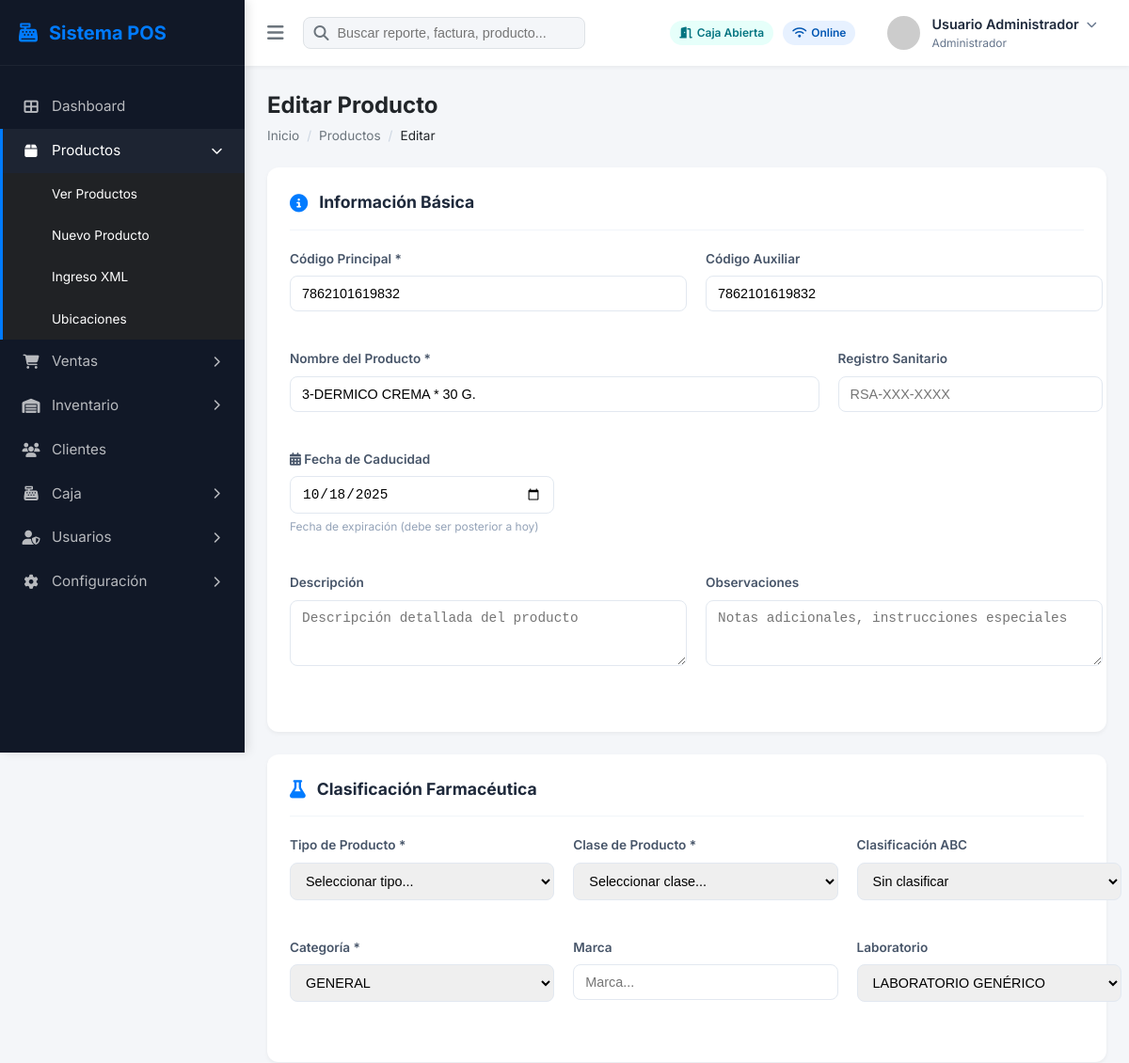
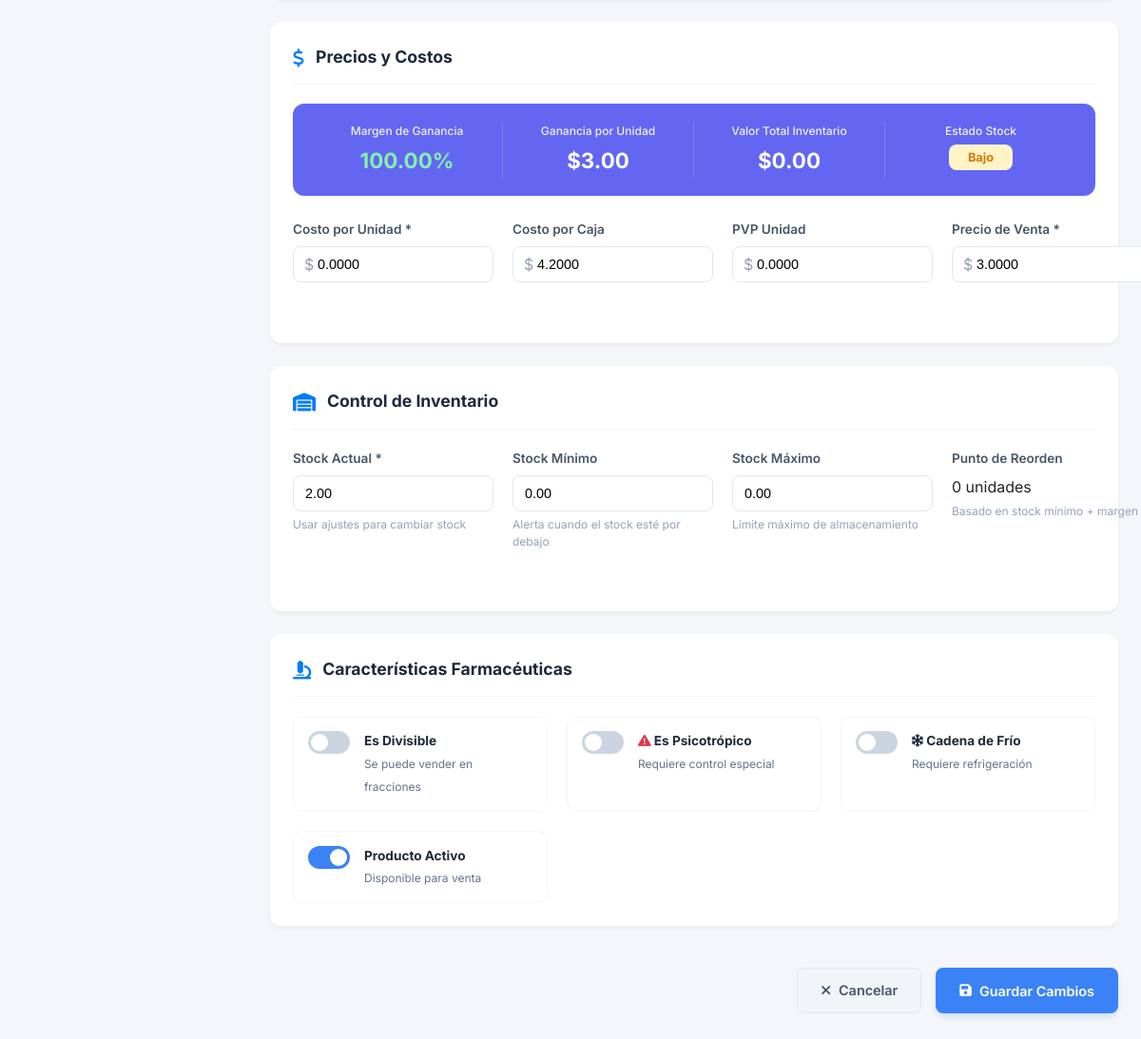
The app's page /modules/productos/nuevo.php?id=1 (signed in) with its own data (2 pictures, top to bottom).
### tables this page shows
CREATE TABLE IF NOT EXISTS `productos` (
  `id` bigint unsigned NOT NULL AUTO_INCREMENT,
  `nombre` varchar(255) NOT NULL,
  `codigoPrincipal` varchar(50) NOT NULL,
  `codigoAuxiliar` varchar(50) DEFAULT NULL,
  `descripcion` text,
  `observaciones` text,
  `registroSanitario` varchar(50) DEFAULT NULL,
  `fechaCaducidad` date DEFAULT NULL,
  `idTipoProducto` int unsigned NOT NULL DEFAULT '1',
  `idClaseProducto` int unsigned NOT NULL DEFAULT '1',
  `idCategoria` int unsigned NOT NULL DEFAULT '1',
  `idSubcategoria` int unsigned NOT NULL DEFAULT '1',
  `idSubnivel` int unsigned DEFAULT NULL,
  `idMarca` int unsigned NOT NULL DEFAULT '1',
  `idLaboratorio` int unsigned DEFAULT '1',
  `stock` decimal(12,2) NOT NULL DEFAULT '0.00',
  `stockMinimo` decimal(12,2) DEFAULT '0.00',
  `stockMaximo` decimal(12,2) DEFAULT '0.00',
  `costoUnidad` decimal(12,4) NOT NULL DEFAULT '0.0000',
  `costoCaja` decimal(12,4) NOT NULL DEFAULT '0.0000',
  `pvpUnidad` decimal(12,4) NOT NULL DEFAULT '0.0000',
  `esDivisible` tinyint(1) NOT NULL DEFAULT '0',
  `esPsicotropico` tinyint(1) NOT NULL DEFAULT '0',
  `requiereCadenaFrio` tinyint(1) NOT NULL DEFAULT '0',
  `requiereSeguimiento` tinyint(1) NOT NULL DEFAULT '0',
  `calculoABCManual` tinyint(1) NOT NULL DEFAULT '0',
  `clasificacionABC` char(1) DEFAULT NULL,
  `activo` tinyint(1) NOT NULL DEFAULT '1',
  `creadoPor` int unsigned NOT NULL,
  `creadoDate` datetime NOT NULL,
  `editadoPor` int unsigned DEFAULT NULL,
  `editadoDate` datetime DEFAULT NULL,
  `anulado` tinyint(1) NOT NULL DEFAULT '0',
  `anuladoPor` int unsigned DEFAULT NULL,
  `anuladoDate` datetime DEFAULT NULL,
  `precioVenta` decimal(12,4) NOT NULL DEFAULT '0.0000',
  PRIMARY KEY (`id`),
  UNIQUE KEY `uq_productos_codigoPrincipal` (`codigoPrincipal`),
  KEY `fk_prod_tipo` (`idTipoProducto`),
  KEY `fk_prod_clase` (`idClaseProducto`),
  KEY `fk_prod_categoria` (`idCategoria`),
  KEY `fk_prod_subcategoria` (`idSubcategoria`),
  KEY `fk_prod_subnivel` (`idSubnivel`),
  KEY `fk_prod_marca` (`idMarca`),
  KEY `fk_prod_laboratorio` (`idLaboratorio`),
  KEY `idx_fecha_caducidad` (`fechaCaducidad`),
  CONSTRAINT `fk_prod_categoria` FOREIGN KEY (`idCategoria`) REFERENCES `categorias` (`id`),
  CONSTRAINT `fk_prod_clase` FOREIGN KEY (`idClaseProducto`) REFERENCES `clases_producto` (`id`),
  CONSTRAINT `fk_prod_laboratorio` FOREIGN KEY (`idLaboratorio`) REFERENCES `laboratorios` (`id`),
  CONSTRAINT `fk_prod_marca` FOREIGN KEY (`idMarca`) REFERENCES `marcas` (`id`),
  CONSTRAINT `fk_prod_subcategoria` FOREIGN KEY (`idSubcategoria`) REFERENCES `subcategorias` (`id`),
  CONSTRAINT `fk_prod_subnivel` FOREIGN KEY (`idSubnivel`) REFERENCES `subniveles_producto` (`id`),
  CONSTRAINT `fk_prod_tipo` FOREIGN KEY (`idTipoProducto`) REFERENCES `tipos_producto` (`id`)
);

CREATE TABLE IF NOT EXISTS `categorias` (
  `id` int unsigned NOT NULL AUTO_INCREMENT,
  `nombre` varchar(100) NOT NULL,
  `creadoPor` int unsigned DEFAULT NULL,
  `creadoDate` datetime DEFAULT NULL,
  `descripcion` varchar(200) DEFAULT NULL,
  `activa` bit(1) DEFAULT NULL,
  PRIMARY KEY (`id`)
);

CREATE TABLE IF NOT EXISTS `laboratorios` (
  `id` int unsigned NOT NULL AUTO_INCREMENT,
  `codigo` varchar(20) NOT NULL,
  `nombre` varchar(150) NOT NULL,
  `contacto` varchar(100) DEFAULT NULL,
  `telefono` varchar(50) DEFAULT NULL,
  `email` varchar(120) DEFAULT NULL,
  `direccion` varchar(255) DEFAULT NULL,
  `activo` tinyint(1) NOT NULL DEFAULT '1',
  `creadoPor` int unsigned DEFAULT NULL,
  `creadoDate` datetime DEFAULT NULL,
  PRIMARY KEY (`id`),
  UNIQUE KEY `uk_laboratorios_codigo` (`codigo`),
  KEY `idx_laboratorios_nombre` (`nombre`)
);

### modules/productos/nuevo.php (the view, shortened to what the rows shown need)
<?php
require_once '../../includes/db.php';
$id = isset($_GET['id']) ? (int) $_GET['id'] : 0;
$product = null;
if ($id > 0) {
    $stmt = $pdo->prepare("SELECT * FROM productos WHERE id = ?");
    $stmt->execute([$id]);
    $product = $stmt->fetch(PDO::FETCH_ASSOC);
}
$categorias = $pdo->query("SELECT id, nombre FROM categorias ORDER BY nombre ASC")->fetchAll();
?>
<!DOCTYPE html>
<html lang="es">
<head>
    <link rel="stylesheet" href="https://cdnjs.cloudflare.com/ajax/libs/font-awesome/6.4.0/css/all.min.css">
    <link rel="stylesheet" href="../../assets/css/style.css">
    <link rel="stylesheet" href="../../assets/css/producto_form.css">
</head>
<body>
    <div class="app-container">
        <main class="main-content">
            <div class="content-wrapper">
                <div class="page-header" style="margin-bottom: 24px;">
                    <h1><?php echo $id > 0 ? 'Editar Producto' : 'Crear Nuevo Producto'; ?></h1>
                </div>
                <form action="save_product.php" method="POST">
                    <div class="form-section">
                        <div class="form-row">
                            <div class="form-group col-6">
                                <label>Código Principal *</label>
                                <input type="text" name="codigo"
                                    value="<?php echo htmlspecialchars($product['codigoPrincipal'] ?? ''); ?>"
                                    placeholder="Ej: MED001, FAR123" required>
                            </div>
                            <div class="form-group col-6">
                                <label>Código Auxiliar</label>
                                <input type="text" name="codigo_auxiliar"
                                    value="<?php echo htmlspecialchars($product['codigoAuxiliar'] ?? ''); ?>"
                                    placeholder="Código alternativo o de barras">
                            </div>
                        </div>
                        <div class="form-row">
                            <div class="form-group col-8">
                                <label>Nombre del Producto *</label>
                                <input type="text" name="nombre"
                                    value="<?php echo htmlspecialchars($product['nombre'] ?? ''); ?>"
                                    placeholder="Nombre completo del producto" required>
                            </div>
                        </div>
                        <div class="form-row">
                            <div class="form-group col-4">
                                <label><i class="fas fa-calendar-alt"></i> Fecha de Caducidad</label>
                                <input type="date" name="fecha_caducidad"
                                    value="<?php echo $product['fechaCaducidad'] ?? ''; ?>">
                                <span class="hint">Fecha de expiración (debe ser posterior a hoy)</span>
                            </div>
                        </div>
                    </div>
                    <div class="form-section">
                        <div class="form-row">
                            <div class="form-group col-4">
                                <label>Categoría *</label>
                                <select name="categoria_id" required>
                                    <?php foreach ($categorias as $cat): ?>
                                        <option value="<?php echo $cat['id']; ?>" <?php echo (isset($product['idCategoria']) && $product['idCategoria'] == $cat['id']) ? 'selected' : ''; ?>>
                                            <?php echo htmlspecialchars($cat['nombre']); ?>
                                        </option>
                                    <?php endforeach; ?>
                                </select>
                            </div>
                            <div class="form-group col-4">
                                <label>Laboratorio</label>
                                <select name="laboratorio_id">
                                    <?php
                                    $labs = $pdo->query("SELECT id, nombre FROM laboratorios WHERE activo = 1 ORDER BY nombre ASC")->fetchAll();
                                    foreach ($labs as $lab): ?>
                                        <option value="<?php echo $lab['id']; ?>" <?php echo (isset($product['idLaboratorio']) && $product['idLaboratorio'] == $lab['id']) ? 'selected' : ''; ?>>
                                            <?php echo htmlspecialchars($lab['nombre']); ?>
                                        </option>
                                    <?php endforeach; ?>
                                </select>
                            </div>
                        </div>
                    </div>
                    <div class="form-section">
                        <div class="form-row">
                            <div class="form-group col-3">
                                <div class="input-currency"><span>$</span><input type="number" name="costo_caja"
                                        step="0.0001"
                                        value="<?php echo number_format($product['costoCaja'] ?? 0, 4, '.', ''); ?>">
                                </div>
                            </div>
                            <div class="form-group col-3">
                                <div class="input-currency"><span>$</span><input type="number" name="precio_venta"
                                        step="0.0001"
                                        value="<?php echo number_format($product['precioVenta'] ?? 0, 4, '.', ''); ?>"
                                        required>
                                </div>
                            </div>
                        </div>
                    </div>
                    <div class="form-section">
                        <div class="form-row">
                            <div class="form-group col-3">
                                <label>Stock Actual *</label>
                                <input type="number" name="stock_actual"
                                    value="<?php echo number_format($product['stock'] ?? 0, 2, '.', ''); ?>" step="0.01"
                                    <?php echo $id > 0 ? 'readonly' : ''; ?>>
                                <?php if ($id > 0): ?><span class="hint">Usar ajustes para cambiar
                                        stock</span><?php endif; ?>
                            </div>
                            <div class="form-group col-3">
                                <label>Stock Mínimo</label>
                                <input type="number" name="stock_minimo"
                                    value="<?php echo number_format($product['stockMinimo'] ?? 5, 2, '.', ''); ?>"
                                    step="0.01">
                                <span class="hint">Alerta cuando el stock esté por debajo</span>
                            </div>
                            <div class="form-group col-3">
                                <label>Stock Máximo</label>
                                <input type="number" name="stock_maximo"
                                    value="<?php echo number_format($product['stockMaximo'] ?? 100, 2, '.', ''); ?>"
                                    step="0.01">
                                <span class="hint">Límite máximo de almacenamiento</span>
                            </div>
                        </div>
                    </div>
                </form>
            </div>
        </main>
    </div>
</body>
</html>

### records on screen
productos: codigo "7862101619832", codigo_auxiliar "7862101619832", nombre "3-DERMICO CREMA * 30 G.", fecha_caducidad "10/18/2025", categoria_id "GENERAL", laboratorio_id "LABORATORIO GENÉRICO", costo_caja "4.2000", precio_venta "3.0000", stock_actual "2.00", stock_minimo "0.00", stock_maximo "0.00"

### other values on screen
$_SESSION['user_name'] "Usuario Administrador"
$_SESSION['role'] "Administrador"
